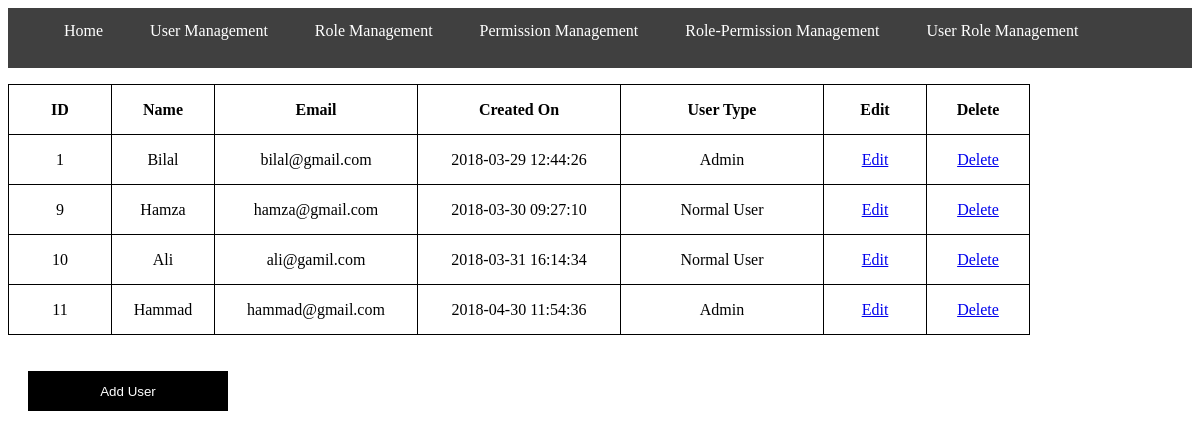
/UserList.php (signed in), run on the app's committed database.
### tables this page shows
CREATE TABLE `users` (
  `userid` int(11) NOT NULL,
  `login` varchar(45) DEFAULT NULL,
  `password` varchar(45) DEFAULT NULL,
  `name` varchar(45) DEFAULT NULL,
  `email` varchar(45) DEFAULT NULL,
  `countryid` int(11) DEFAULT NULL,
  `createdon` datetime DEFAULT NULL,
  `createdby` int(11) DEFAULT NULL,
  `isadmin` int(11) DEFAULT NULL,
  `cityid` int(11) DEFAULT NULL
);

### UserList.php (the view, shortened to what this page needs)
<?php require('conn.php');
 ?>
<html>
    <head>
    </head>
<body onload="SelectCountry();">
<ul>
  <li><a  href="homeAdmin.php">Home</a></li>
  <li><a  href="UserList.php">User Management</a></li>
  <li><a  href="RoleList.php">Role Management</a></li>
  <li><a  href="PermissionList.php">Permission Management</a></li>
  <li><a  href="RolePermissionList.php">Role-Permission Management</a></li>
  <li><a href="UserRoleList.php">User Role Management</a></li>
</ul>
    <table>
<tr>
    <table id='tblMain' style='border:1px solid; border-collapse: collapse;align:center;'><tr><th style='width: 100px; color: black; text-align: center; border-collapse: collapse;border:1px solid;height:50px;'>ID</th>
    <th style='width: 100px; color: black; text-align: center; border-collapse: collapse;border:1px solid;height:50px;'>Name</th>
    <th style='width: 100px; color: black; text-align: center; border-collapse: collapse;border:1px solid;height:50px;'>Email</th>
	 <th style='width: 100px; color: black; text-align: center; border-collapse: collapse;border:1px solid;height:50px;'>Created On</th>
	  <th style='width: 100px; color: black; text-align: center; border-collapse: collapse;border:1px solid;height:50px;'>User Type</th>
<th style='width: 100px; color: black; text-align: center; border-collapse: collapse;border:1px solid;height:50px;'>Edit</th>
<th style='width: 100px; color: black; text-align: center; border-collapse: collapse;border:1px solid;height:50px;'>Delete</th></tr>
<?php
$sql="select * from users";
		$result=mysqli_query($conn, $sql);
		$records = mysqli_num_rows($result);
 ?>
  <?php for ( $i=0; $i<$records; $i++) {
$row=mysqli_fetch_assoc($result);
  ?>
    <tr><td style='width: 100px; text-align: center;height:50px; border-collapse: collapse;border:1px solid;'><?php echo $row["userid"]?></td>
    <td style='width: 100px; text-align: center;height:50px; border-collapse: collapse;border:1px solid;'><?php echo $row["name"]?></td>
    <td style='width: 200px; text-align: center;height:50px; border-collapse: collapse;border:1px solid;'><?php echo $row["email"]?></td>
	<td style='width: 200px; text-align: center;height:50px; border-collapse: collapse;border:1px solid;'><?php echo $row["createdon"]?></td>
	<?php if($row["isadmin"]=="1") {?>
	<td style='width: 200px; text-align: center;height:50px; border-collapse: collapse;border:1px solid;'>Admin</td>
	<?php } else {?>
	<td style='width: 200px; text-align: center;height:50px; border-collapse: collapse;border:1px solid;'>Normal User</td> <?php } ?>
 <td style='width: 100px; text-align: center;height:50px; border-collapse: collapse;border:1px solid;'><a   href="User.php?Uid=<?php echo $row["userid"];?>" >Edit</a></td>
<td style='width: 100px; text-align: center;height:50px; border-collapse: collapse;border:1px solid;'><a  href="UserList.php?Uid=<?php echo $row["userid"];?>" onclick="return Confirmation();" >Delete</a></td></tr>
  <?php } ?>
   </table>
</tr>
</table>
<br><br>
<form action="User.php">
<input type="submit" class="submit" value="Add User" >
</form>
</body>
</html>

### UserList.php (style rules this page uses)
ul { list-style-type: none; overflow: hidden; background-color:#404040; height:60px; text-align: center; }
li { float: left; margin-right:15px; text-align: center; font-family: 'Shrikhand'; }
li a { display: block; color: white; text-align: center; padding: 14px 16px; text-decoration: none; height:80px; font-family: 'Shrikhand'; }
.submit { width:200px; height:40px; background-color:black; color:white; font-family:arial; border:none; margin-right:30px; margin-bottom:30px; margin-left:20px; }

### data on the page
users: userid "1", name "Bilal", email "bilal@gmail.com", createdon "2018-03-29 12:44:26", isadmin "Admin"
users: userid "9", name "Hamza", email "hamza@gmail.com", createdon "2018-03-30 09:27:10", isadmin "Normal User"
users: userid "10", name "Ali", email "ali@gamil.com", createdon "2018-03-31 16:14:34", isadmin "Normal User"
users: userid "11", name "Hammad", email "hammad@gmail.com", createdon "2018-04-30 11:54:36", isadmin "Admin"
